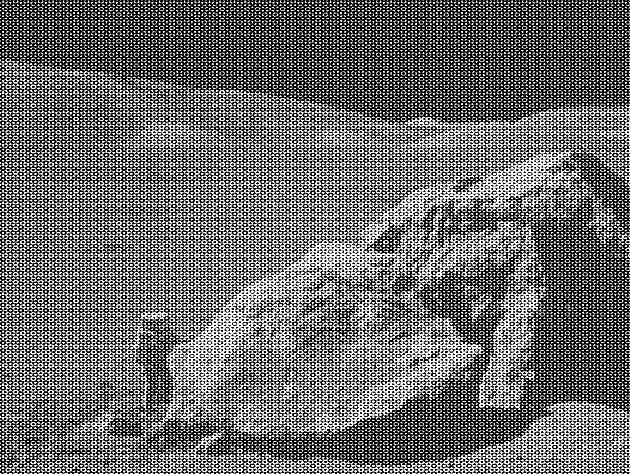
#> input picture Prep/moonlanding.png, 630 x 474 px
$ jupyter execute --allow-errors 09ex_Algorithms.ipynb
#> lines starting #> are read from the running program, lines starting #| are printed output that depends on the picture
1\. **Maximum wind speed prediction at the Sprogø station**

The exercise goal is to predict the maximum wind speed occurring every 50 years even if no measure exists for such a period. The available data are only measured over 21 years at the Sprogø meteorological station located in Denmark.

The annual maxima are supposed to fit a normal probability density function. However such function is not going to be estimated because it gives a probability from a wind speed maxima. Finding the maximum wind speed occurring every 50 years requires the opposite approach, the result needs to be found from a defined probability. That is the quantile function role and the exercise goal will be to find it. In the current model, it is supposed that the maximum wind speed occurring every 50 years is defined as the upper 2% quantile.

By definition, the quantile function is the inverse of the cumulative distribution function. The latter describes the probability distribution of an annual maxima. In the exercise, the cumulative probability $p_i$ for a given year i is defined as $p_i = i/(N+1)$ with $N = 21$, the number of measured years. Thus it will be possible to calculate the cumulative probability of every measured wind speed maxima. From those experimental points, the scipy.interpolate module will be very useful for fitting the quantile function. Finally the 50 years maxima is going to be evaluated from the cumulative probability of the 2% quantile.

Practically, load the dataset:

```python
import numpy as np
max_speeds = np.load('max-speeds.npy')
years_nb = max_speeds.shape[0]
```

Compute then the cumulative probability $p_i$ (`cprob`) and sort the maximum speeds from the data. Use then the  UnivariateSpline from scipy.interpolate to define a quantile function and thus estimate the probabilities.

In the current model, the maximum wind speed occurring every 50 years is defined as the upper 2% quantile. As a result, the cumulative probability value will be:

```python
fifty_prob = 1. - 0.02
```

So the storm wind speed occurring every 50 years can be guessed as:

``` python
fifty_wind = quantile_func(fifty_prob)
```

[cell 1]
import numpy as np
from scipy.interpolate import UnivariateSpline as uni
#> (the rest of this cell did not finish here and is left out)

2\. **Curve fitting of temperature in Alaska**

The temperature extremes in Alaska for each month, starting in January, are given by (in degrees Celcius):

max:  17,  19,  21,  28,  33,  38, 37,  37,  31,  23,  19,  18

min: -62, -59, -56, -46, -32, -18, -9, -13, -25, -46, -52, -58

* Plot these temperature extremes.
* Define a function that can describe min and max temperatures.
* Fit this function to the data with scipy.optimize.curve_fit().
* Plot the result. Is the fit reasonable? If not, why?
* Is the time offset for min and max temperatures the same within the fit accuracy?

3\. **2D minimization of a six-hump camelback function**

$$
f(x,y) = \left(4-2.1x^2+\frac{x^4}{3} \right) x^2 +xy + (4y^2 -4)y^2
$$

has multiple global and local minima. Find the global minima of this function.

Hints:

* Variables can be restricted to $-2 < x < 2$ and $-1 < y < 1$.
* Use numpy.meshgrid() and pylab.imshow() to find visually the regions.
* Use scipy.optimize.minimize(), optionally trying out several of its methods.

How many global minima are there, and what is the function value at those points? What happens for an initial guess of $(x, y) = (0, 0)$ ?

4\. **FFT of a simple dataset**

Performe a periodicity analysis on the lynxs-hares population

5\. **FFT of an image**

* Examine the provided image `moonlanding.png`, which is heavily contaminated with periodic noise. In this exercise, we aim to clean up the noise using the Fast Fourier Transform.
* Load the image using pylab.imread().
* Find and use the 2-D FFT function in scipy.fftpack, and plot the spectrum (Fourier transform of) the image. Do you have any trouble visualising the spectrum? If so, why?
* The spectrum consists of high and low frequency components. The noise is contained in the high-frequency part of the spectrum, so set some of those components to zero (use array slicing).
* Apply the inverse Fourier transform to see the resulting image.

[cell 2]
import heapq
from scipy import fft
import matplotlib.pyplot as plt

im = plt.imread('moonlanding.png')
#> im is the input picture: shape (474, 630) float32; min 0, max 1, mean 0.424
ft = fft.fft2(im)
fshift = np.fft.fftshift(ft) # shift for centering 0.0 (x,y)
magnitude_spectrum = 20*np.log(np.abs(fshift))
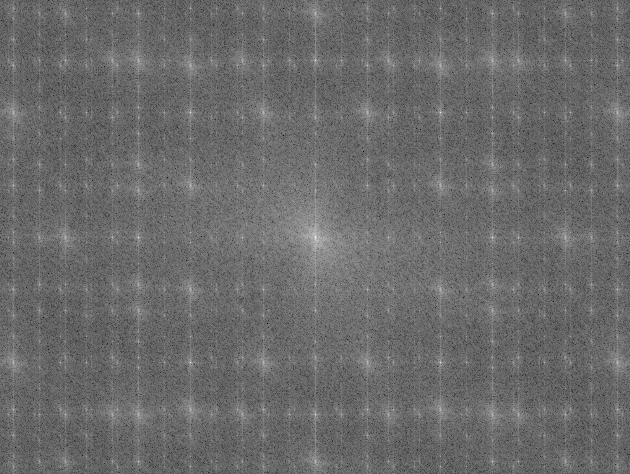
#> magnitude_spectrum: shape (474, 630) float32; min -48.14, max 235, mean 70.7; drawn with min black and max white
plt.imshow(magnitude_spectrum)
plt.show()

rows = np.size(im, 0) #taking the size of the image
#> rows = 474
cols = np.size(im, 1)
#> cols = 630
crow, ccol = int(rows/2), int(cols/2)
#> crow = 237; ccol = 315
print(cols, rows)
#| 630 474
original = np.copy(fshift)
original[:,:] = 0
original[50:rows-50, 10:cols-10] = (fshift[50:rows-50, 10:cols-10])
f_ishift= np.fft.ifftshift(original)
img_back = np.fft.ifft2(f_ishift)
img_back = np.real(img_back)
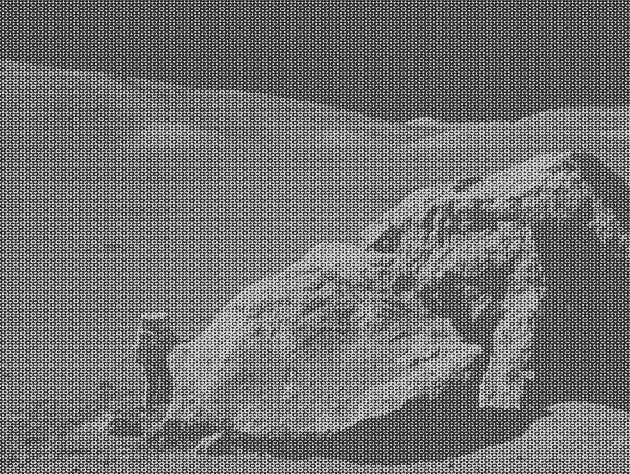
#> img_back: shape (474, 630) float64; min -0.248, max 1.25, mean 0.424; drawn with min black and max white

plt.figure(figsize=(12,8))
plt.subplot(131),plt.imshow(im, cmap = 'gray')
plt.title('Input Image'), plt.xticks([]), plt.yticks([])
plt.subplot(132),plt.imshow(img_back, cmap = 'gray')
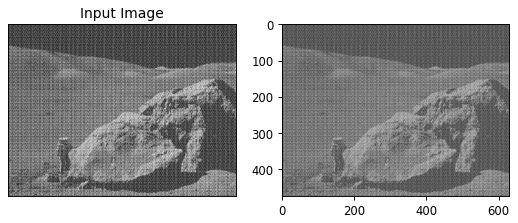
#> figure drawn by matplotlib, 2 panels
